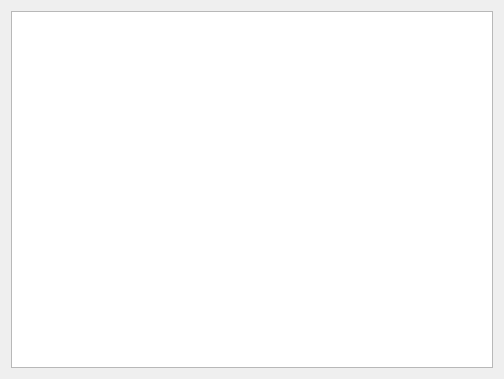
<?xml version="1.0" encoding="UTF-8"?>
<ui version="4.0">
 <class>Widget</class>
 <widget class="QWidget" name="Widget">
  <property name="geometry">
   <rect>
    <x>0</x>
    <y>0</y>
    <width>504</width>
    <height>379</height>
   </rect>
  </property>
  <property name="windowTitle">
   <string>Widget</string>
  </property>
  <layout class="QVBoxLayout" name="verticalLayout">
   <item>
    <widget class="QTextEdit" name="textEdit"/>
   </item>
  </layout>
 </widget>
 <resources/>
 <connections/>
</ui>
